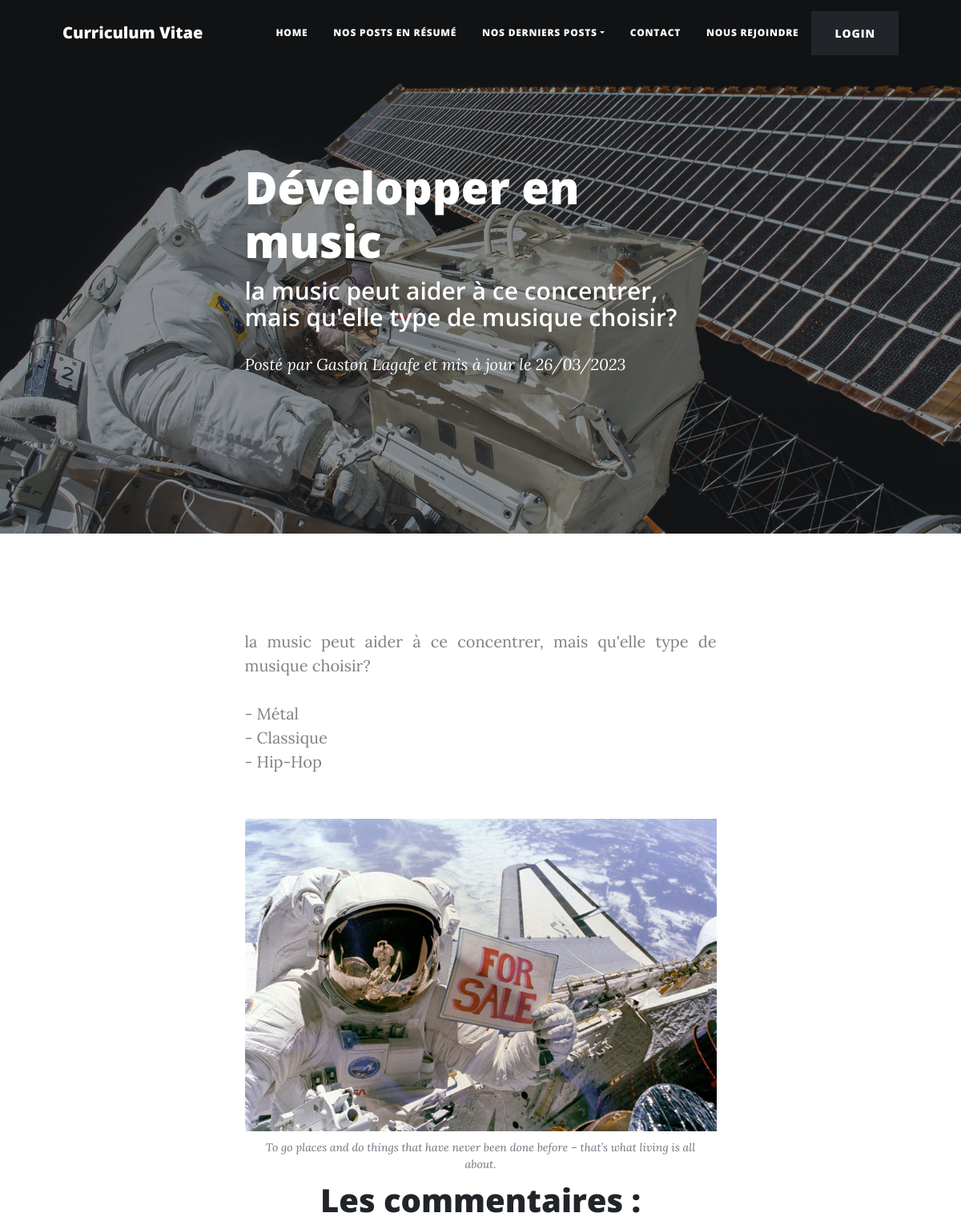
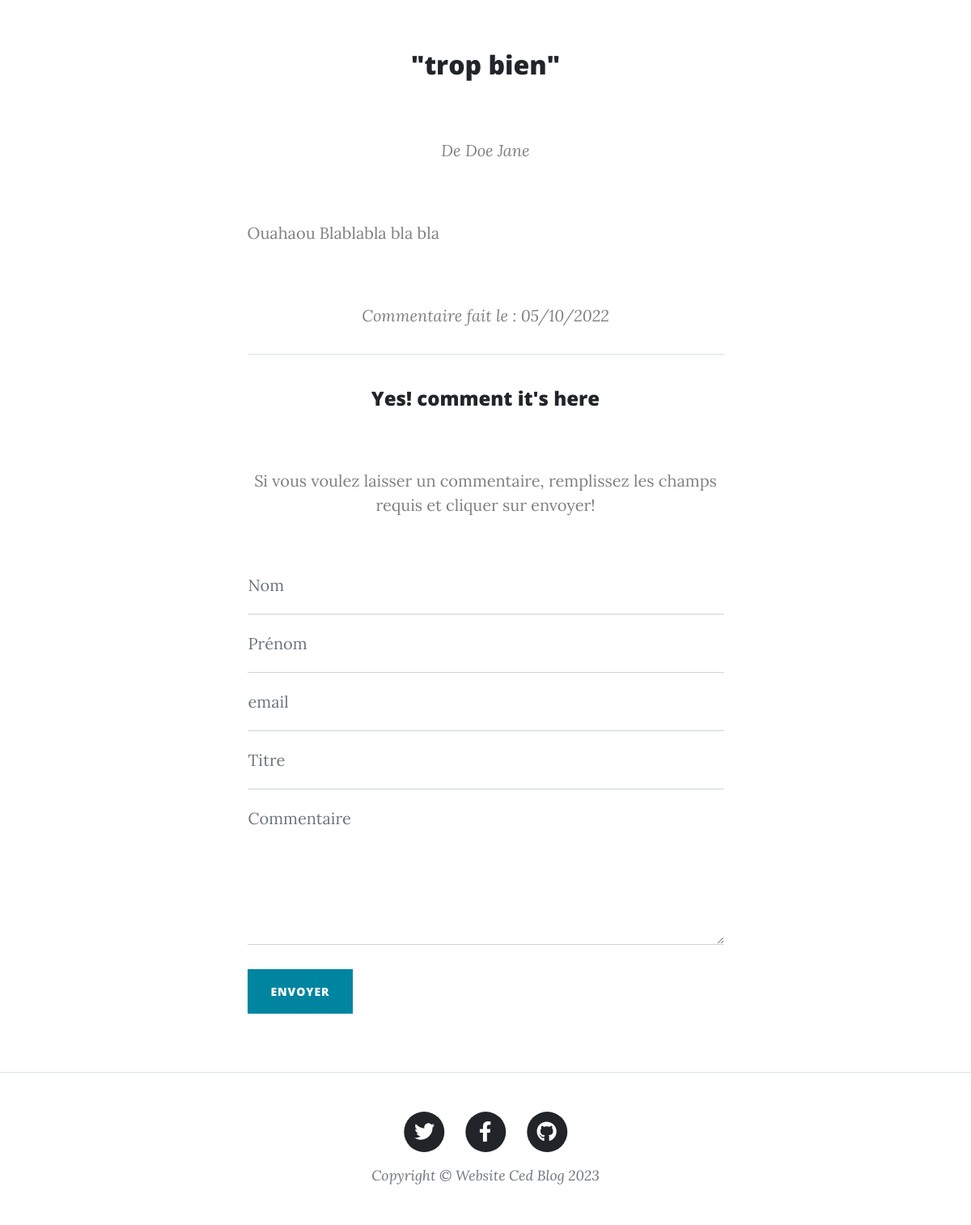
The app's page /public/index.php?page=post&id=3 with its own data (2 pictures, top to bottom).
### tables this page shows
CREATE TABLE `post` (
  `idPost` int NOT NULL,
  `user_idUser` int NOT NULL,
  `title` varchar(255) NOT NULL,
  `caption` longtext NOT NULL,
  `contentPost` longtext NOT NULL,
  `dateLastUpload` date NOT NULL
);

CREATE TABLE `user` (
  `idUser` int NOT NULL,
  `lastName` varchar(45) NOT NULL,
  `firstName` varchar(45) NOT NULL,
  `email` varchar(45) NOT NULL,
  `password` varchar(250) NOT NULL
);

CREATE TABLE `comment` (
  `idComment` int NOT NULL,
  `lastName` varchar(45) NOT NULL,
  `firstName` varchar(45) NOT NULL,
  `email` varchar(45) NOT NULL,
  `title` varchar(255) NOT NULL,
  `contentComment` longtext NOT NULL,
  `datePublication` date NOT NULL,
  `post_idPost` int NOT NULL,
  `validate` tinyint NOT NULL DEFAULT '0'
);

### App/Controllers/PostController.php (called while the page is built, shortened)
<?php
class PostController extends Controller{
    public function show(){
        if($this->userIsConnected()!== true){
            $comments['comments'] = $this->commentService->getCommentValidateByPost();
        }
        else{
            $comments['comments'] = $this->commentService->getAllCommentByPost();
        }
        $contents['post'] = $this->postService->getUserByPost();
        $this->render('single');
    }
}

### public/index.php (called while the page is built, shortened)
<?php
require_once ROOT.'/App/Autoloader.php';
$action='show';
$controller = new $nameController;
$controller->$action();

### App/Lib/PostService.php (called while the page is built, shortened)
<?php
class PostService{
    private $db;
    public function __construct(){
        $this->db = new Db;
    }
   public function getUserByPost(){
        $id= $_GET['id'];
        $results = [];
        $query = $this->db->getPDO()->prepare("SELECT idPost, title, caption, contentPost, lastName, firstName, DATE_FORMAT(dateLastUpload, '%d/%m/%Y') AS dateLastUpload, idUser
        FROM post
        INNER JOIN user
            ON idUser = user_idUser
            WHERE idPost = '$id'");
        $query->execute();
        $query=$query->fetchall();
        foreach($query as $data){
            $post= new Post($data['idPost'], $data['title'], $data['caption'], $data['contentPost'], $data['lastName'], $data['firstName'], $data['dateLastUpload']);
            array_push($results, $post);
        }
        return $results;
   }
}

### App/Lib/Database.php (called while the page is built, shortened)
<?php
class Database{
    private $pdo;
    public function __construct($dbName = 'blog_pro_p5', $dbUser = 'root', $dbPass ='#@root@#', $dbHost = 'localhost'){
        $this->pdo = new PDO('mysql:dbname=blog_pro_p5;host=localhost', 'root', '#@root@#');
        $this->pdo->setAttribute(PDO::ATTR_ERRMODE, PDO::ERRMODE_EXCEPTION);
    }
    public function getPDO(){
        return $this->pdo;
    }
}

### App/Autoloader.php (called while the page is built, shortened)
<?php
class Autoloader{
    static function autoload($class){
        if (strpos($class, __NAMESPACE__ . '\\') === 0){
            $class = str_replace (__NAMESPACE__.'\\', '', $class);
            $class = str_replace('\\', '/', $class);
        }
    }
}

### App/Models/Post.php (called while the page is built, shortened)
<?php
class Post extends Model{
    public function __construct($idPost=null, $title=null, $caption=null, $contentPost=null, $lastName=null, $firstName=null, $dateLastUpload=null){
        $this->title = $title;
        $this->caption = $caption;
        $this->contentPost = $contentPost;
        $this->lastName = $lastName;
        $this->firstName = $firstName;
        $this->dateLastUpload = $dateLastUpload;
    }
}

### App/Lib/CommentService.php (called while the page is built, shortened)
<?php
class CommentService{
    private $db;
    public function __construct(){
        $this->db = new Db;
    }
   public function getCommentValidateByPost(){
        $id= $_GET['id'];
        $results = [];
        $query = $this->db->getPDO()->prepare("SELECT idComment, comment.title, contentComment, comment.lastName, comment.firstName, DATE_FORMAT(datePublication, '%d/%m/%Y') AS datePublication, post_idPost, validate
        FROM comment
            WHERE validate = 1 AND post_idPost = '$id'");
        $query->execute();
        $query=$query->fetchall();
        foreach($query as $data){
            $comment= new Comment($data['idComment'], $data['title'], $data['contentComment'], $data['lastName'], $data['firstName'], $data['datePublication'], $data['post_idPost'], $data['validate']);
            array_push($results, $comment);
        }
        return $results;
   }
}

### App/Models/Comment.php (called while the page is built, shortened)
<?php
class Comment extends Model{
    public $contentComment;
    public $datePublication;
    public function __construct($idComment=null, $title=null, $contentComment=null, $lastName=null, $firstName=null, $datePublication=null, $post_idPost=null, $validate=null){
        $this->title = $title;
        $this->contentComment = $contentComment;
        $this->lastName = $lastName;
        $this->firstName = $firstName;
        $this->datePublication = $datePublication;
    }
    public function getContent(){
        return $this->contentComment;
    }
    public function getDate(){
        $date = $this->datePublication;
        return $date;
    }
}

### App/Models/Model.php (called while the page is built, shortened)
<?php
class Model{
    public function __get($key)
    {
        return $this->$key;
    }
}

### App/Views/templates/single.php (the view, shortened to what this page needs)
<?php
foreach($post as $value)
?>
<header class="masthead" style="background-image: url('/OCR_Blog_P5/public/assets/img/post-bg.jpg')">
    <div class="container position-relative px-4 px-lg-5">
        <div class="row gx-4 gx-lg-5 justify-content-center">
            <div class="col-md-10 col-lg-8 col-xl-7">
                <div class="post-heading">
                    <h1><?= $value->title; ?></h1>
                    <h2 class="subheading"><?= $value->caption; ?></h2>
                    <span class="meta">
                        Posté par
                        <a href="#"><?= $value->firstName; ?> <?= $value->lastName; ?></a>
                        et mis à jour le <?= $value->dateLastUpload; ?>
                    </span>
                </div>
            </div>
        </div>
    </div>
</header>
<article class="mb-4">
            <div class="container px-4 px-lg-5">
                <div class="row gx-4 gx-lg-5 justify-content-center">
                    <div class="col-md-10 col-lg-8 col-xl-7" style="text-align: center;">
                        <p style="white-space: pre-wrap; text-align : justify;"><?= $value->contentPost; ?></p>
                    </div>
                </div>
            </div>
</article>
<div class="mb-4">
    <div class="container px-4 px-lg-5">
        <div class="row gx-4 gx-lg-5 justify-content-center">
            <div class="col-md-10 col-lg-8 col-xl-7" style="text-align: center;">
                <a href="#comment"><img class="img-fluid" src="/OCR_Blog_P5/public/assets/img/post-sample-image.jpg" alt="..." /></a>
                <span class="caption text-muted">To go places and do things that have never been done before – that’s what living is all about.</span>
                    <h1 id="comment">Les commentaires :</h1>
                        <br></br>
                            <?php foreach($comments as $comment):?>
                            <h2>"<?= $comment->title; ?>"</h2>
                                <p><em>De <?= $comment->lastName; ?> <?= $comment->firstName; ?></em></p>
                                <p style="white-space: pre-wrap; text-align : justify;"><?= $comment->content; ?></p>
                                <p><em>Commentaire fait le :  <?= $comment->date; ?></em></p>
                                <hr ALIGN="center" >
                            <?php endforeach; ?>
                    </div>
                </div>
            </div>
</div>
<div class="mb-4">
    <div class="container px-4 px-lg-5">
        <div class="row gx-4 gx-lg-5 justify-content-center">
            <div class="col-md-10 col-lg-8 col-xl-7">
                <h4 id="comment" style="text-align: center;">Yes! comment it's here</h4>
                    <p>Si vous voulez laisser un commentaire, remplissez les champs requis et cliquer sur envoyer! </p>
                        <div class="my-5">
                            <form id="commentForm" method="post" action="/OCR_Blog_P5/public/index.php?page=post&action=registerComment" onsubmit="alert('Votre commentaire a bien été envoyer, nous allons le traiter.'); return true;">
                                <div class="form-floating">
                                    <input class="form-control" id="lastName" name="lastName" type="text" placeholder="Entrer votre nom..." required="required" pattern="^[A-Za-z0-9_]{1,15}$" value="" list="names_pattern3_datalist" />
                                    <label for="name">Nom</label>
                                </div>
                                <div class="form-floating">
                                    <input class="form-control" id="firstName" name="firstName" type="text" placeholder="Entrer votre prénom..." required="required" pattern="^[A-Za-z0-9_]{1,15}$" value="" list="names_pattern3_datalist" />
                                    <label for="name">Prénom</label>
                                </div>
                                <div class="form-floating">
                                    <input class="form-control" id="email" name="email" type="email" placeholder="Entrer votre email..." value="" required />
                                    <label for="email">email</label>
                                </div>
                                <div class="form-floating">
                                    <input class="form-control" id="title" name="title" type="title" placeholder="Entrer un titre..." required="required"  value="" maxlength="80" />
                                    <label for="name">Titre</label>
                                </div>
                                <div class="form-floating">
                                    <textarea class="form-control" id="contentComment" name="contentComment" type="textarea" placeholder="Entrer votre message ici..." style="height: 12rem" required="required" spellcheck maxlength="600"></textarea>
                                    <label for="message">Commentaire</label>
                                </div>
                                <br />
                                <button class="btn btn-primary text-uppercase" id="submitButton" type="submit" value="envoyer">envoyer</button>
                            </form>
                </div>
            </div>
        </div>
    </div>
</div>

### records on screen
post: title "Développer en music", caption "la music peut aider à ce concentrer, mais qu'elle type de musique choisir?", user.firstName "Gaston", user.lastName "Lagafe", contentPost "la music peut aider à ce concentrer, mais qu'elle type de musique choisir? - Métal - Classique - Hip-Hop"
comment: title "trop bien", lastName "Doe", firstName "Jane", contentComment "Ouahaou Blablabla bla bla", date "05/10/2022"

### other values on screen
$value->dateLastUpload "26/03/2023"
